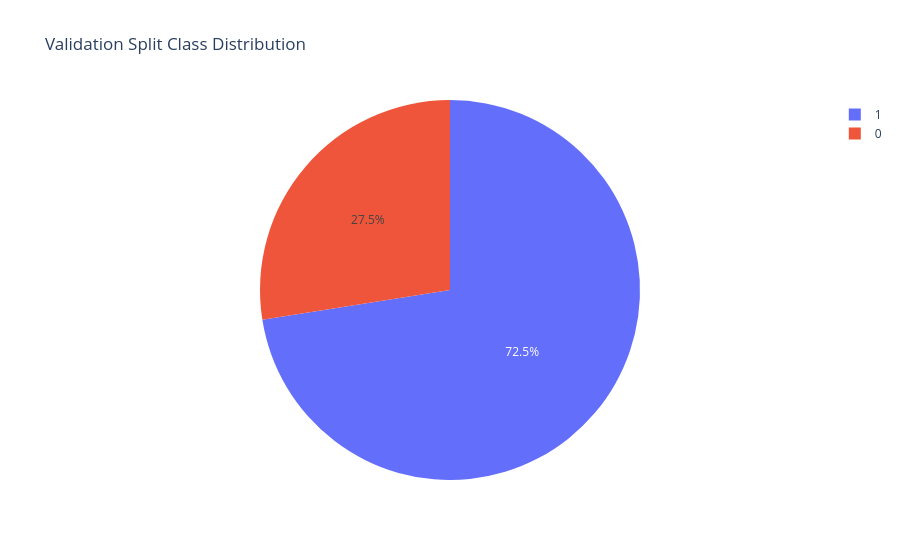

This figure's notebook cell:
### Code cell
val_counts = (
    val_df.group_by("label")
    .len()
    .with_columns(
        (pl.col("len") / val_df.height).alias("proportion")
    )
)
fig = px.pie(
    val_counts,
    names="label",
    values="proportion",
    title="Validation Split Class Distribution"
)
fig.show()

### Figure 1 — Plotly figure (JSON) as saved in the notebook; plotly's stock layout.template omitted (floating-point values rounded to 4 significant figures)
{"data": [{"domain": {"x": [0, 1], "y": [0, 1]}, "hovertemplate": "label=%{label}<br>proportion=%{value}<extra></extra>", "labels": [0, 1], "legendgroup": "", "name": "", "showlegend": true, "type": "pie", "values": [0.2751, 0.7249]}], "layout": {"legend": {"tracegroupgap": 0}, "title": {"text": "Validation Split Class Distribution"}}}
